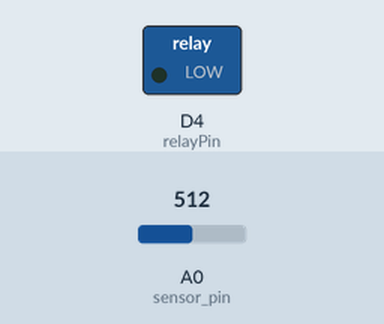
Simulated run of this sketch. Board: ESP8266 (NodeMCU). Parts: switched loads named in the sketch (green lamp = pin HIGH). The test bench sets the inputs (shaded band); at power-on: A0 (sensor_pin) = 512. What the sketch prints to the serial monitor is not drawn.

Above: at 0.1 s.
At 2.1 s:
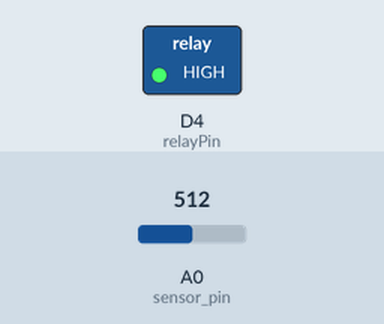
Timing chart, 0 to 3.6 s (numbered marks = the images above):
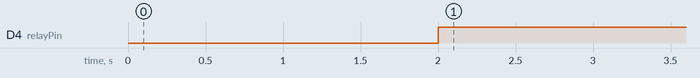

The sketch:

test_light.ino
```cpp
// Welcome
// Electronics University

#define relayPin D4

int sensor_pin = A0; // Soil Sensor input at Analog PIN A0
int output_value;
void setup() // put your setup code here, to run once:
{
    Serial.begin(9600);
    pinMode(sensor_pin, INPUT);
    pinMode(relayPin, OUTPUT);
    Serial.println("Reading From the Sensor ...");
    delay(2000);
}

void loop()
{
    output_value = analogRead(sensor_pin);
    output_value = map(output_value, 550, 10, 0, 100);
    if (output_value <= 30)
    {
        digitalWrite(relayPin, HIGH);
    }
    else
    {
        digitalWrite(relayPin, LOW);
    }
    delay(1000);
}
```

Measured:
- by itself, D4 (relayPin): LOW → HIGH at 2.0 s
